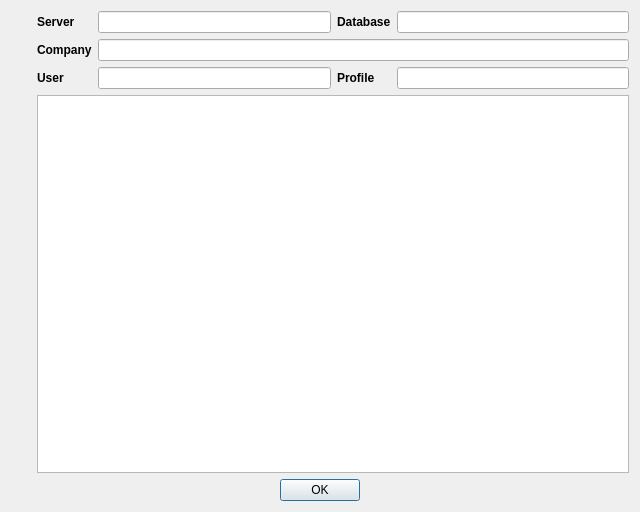
<?xml version="1.0" encoding="UTF-8"?>
<ui version="4.0">
 <class>SystemInfoDialog</class>
 <widget class="QDialog" name="SystemInfoDialog">
  <property name="geometry">
   <rect>
    <x>0</x>
    <y>0</y>
    <width>640</width>
    <height>512</height>
   </rect>
  </property>
  <property name="windowTitle">
   <string>System Info</string>
  </property>
  <layout class="QVBoxLayout" name="verticalLayout_3">
   <item>
    <layout class="QHBoxLayout" name="horizontalLayout">
     <item>
      <layout class="QVBoxLayout" name="verticalLayout_2">
       <item>
        <widget class="QLabel" name="labelIcon">
         <property name="text">
          <string/>
         </property>
        </widget>
       </item>
       <item>
        <spacer name="verticalSpacer">
         <property name="orientation">
          <enum>Qt::Orientation::Vertical</enum>
         </property>
         <property name="sizeHint" stdset="0">
          <size>
           <width>20</width>
           <height>40</height>
          </size>
         </property>
        </spacer>
       </item>
      </layout>
     </item>
     <item>
      <layout class="QVBoxLayout" name="verticalLayout">
       <item>
        <layout class="QGridLayout" name="gridLayout">
         <item row="1" column="0">
          <widget class="QLabel" name="labelCompany">
           <property name="font">
            <font>
             <bold>true</bold>
            </font>
           </property>
           <property name="text">
            <string>Company</string>
           </property>
          </widget>
         </item>
         <item row="2" column="3">
          <widget class="QLineEdit" name="lineEditProfile">
           <property name="font">
            <font>
             <bold>false</bold>
            </font>
           </property>
           <property name="readOnly">
            <bool>true</bool>
           </property>
          </widget>
         </item>
         <item row="0" column="0">
          <widget class="QLabel" name="labelServer">
           <property name="font">
            <font>
             <bold>true</bold>
            </font>
           </property>
           <property name="text">
            <string>Server</string>
           </property>
          </widget>
         </item>
         <item row="2" column="0">
          <widget class="QLabel" name="labelUser">
           <property name="font">
            <font>
             <bold>true</bold>
            </font>
           </property>
           <property name="text">
            <string>User</string>
           </property>
          </widget>
         </item>
         <item row="0" column="3">
          <widget class="QLineEdit" name="lineEditDatabase">
           <property name="font">
            <font>
             <bold>false</bold>
            </font>
           </property>
           <property name="readOnly">
            <bool>true</bool>
           </property>
          </widget>
         </item>
         <item row="2" column="1">
          <widget class="QLineEdit" name="lineEditUser">
           <property name="font">
            <font>
             <bold>false</bold>
            </font>
           </property>
           <property name="readOnly">
            <bool>true</bool>
           </property>
          </widget>
         </item>
         <item row="0" column="2">
          <widget class="QLabel" name="labelDatabase">
           <property name="font">
            <font>
             <bold>true</bold>
            </font>
           </property>
           <property name="text">
            <string>Database</string>
           </property>
          </widget>
         </item>
         <item row="2" column="2">
          <widget class="QLabel" name="labelProfile">
           <property name="font">
            <font>
             <bold>true</bold>
            </font>
           </property>
           <property name="text">
            <string>Profile</string>
           </property>
          </widget>
         </item>
         <item row="0" column="1">
          <widget class="QLineEdit" name="lineEditServer">
           <property name="font">
            <font>
             <bold>false</bold>
            </font>
           </property>
           <property name="text">
            <string/>
           </property>
           <property name="readOnly">
            <bool>true</bool>
           </property>
          </widget>
         </item>
         <item row="1" column="1" colspan="3">
          <widget class="QLineEdit" name="lineEditCompany">
           <property name="font">
            <font>
             <bold>false</bold>
            </font>
           </property>
           <property name="readOnly">
            <bool>true</bool>
           </property>
          </widget>
         </item>
        </layout>
       </item>
       <item>
        <widget class="QTextEdit" name="textEditInfo">
         <property name="readOnly">
          <bool>true</bool>
         </property>
        </widget>
       </item>
      </layout>
     </item>
    </layout>
   </item>
   <item>
    <widget class="QDialogButtonBox" name="buttonBox">
     <property name="orientation">
      <enum>Qt::Orientation::Horizontal</enum>
     </property>
     <property name="standardButtons">
      <set>QDialogButtonBox::StandardButton::Ok</set>
     </property>
     <property name="centerButtons">
      <bool>true</bool>
     </property>
    </widget>
   </item>
  </layout>
 </widget>
 <resources>
  <include location="../../resources.qrc"/>
 </resources>
 <connections>
  <connection>
   <sender>buttonBox</sender>
   <signal>accepted()</signal>
   <receiver>SystemInfoDialog</receiver>
   <slot>accept()</slot>
   <hints>
    <hint type="sourcelabel">
     <x>248</x>
     <y>254</y>
    </hint>
    <hint type="destinationlabel">
     <x>157</x>
     <y>274</y>
    </hint>
   </hints>
  </connection>
  <connection>
   <sender>buttonBox</sender>
   <signal>rejected()</signal>
   <receiver>SystemInfoDialog</receiver>
   <slot>reject()</slot>
   <hints>
    <hint type="sourcelabel">
     <x>316</x>
     <y>260</y>
    </hint>
    <hint type="destinationlabel">
     <x>286</x>
     <y>274</y>
    </hint>
   </hints>
  </connection>
 </connections>
</ui>
